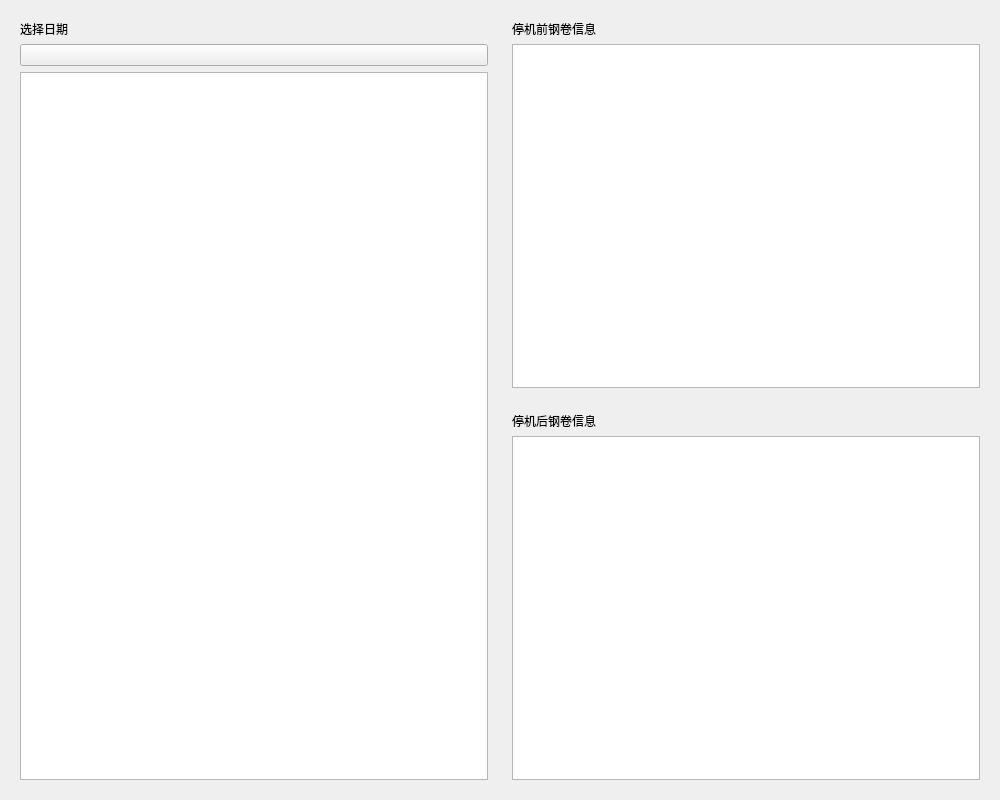
<?xml version="1.0" encoding="UTF-8"?>
<ui version="4.0">
 <class>StopRollSearch</class>
 <widget class="QWidget" name="StopRollSearch">
  <property name="geometry">
   <rect>
    <x>0</x>
    <y>0</y>
    <width>1000</width>
    <height>800</height>
   </rect>
  </property>
  <property name="windowTitle">
   <string>Form</string>
  </property>
  <property name="windowIcon">
   <iconset resource="../../../qtResource/resource.qrc">
    <normaloff>:/icons/icons/查询.png</normaloff>:/icons/icons/查询.png</iconset>
  </property>
  <layout class="QGridLayout" name="gridLayout">
   <item row="0" column="0" rowspan="2">
    <widget class="CardWidget" name="LeftWidget">
     <layout class="QVBoxLayout" name="verticalLayout">
      <item>
       <widget class="SubtitleLabel" name="SubtitleLabel">
        <property name="sizePolicy">
         <sizepolicy hsizetype="Preferred" vsizetype="Maximum">
          <horstretch>0</horstretch>
          <verstretch>0</verstretch>
         </sizepolicy>
        </property>
        <property name="maximumSize">
         <size>
          <width>16777215</width>
          <height>50</height>
         </size>
        </property>
        <property name="text">
         <string>选择日期</string>
        </property>
       </widget>
      </item>
      <item>
       <widget class="CalendarPicker" name="CalendarPicker"/>
      </item>
      <item>
       <widget class="TableWidget" name="TableWidget"/>
      </item>
     </layout>
    </widget>
   </item>
   <item row="0" column="1">
    <widget class="CardWidget" name="RightUpWidget">
     <layout class="QVBoxLayout" name="verticalLayout_3">
      <item>
       <widget class="SubtitleLabel" name="SubtitleLabel_2">
        <property name="text">
         <string>停机前钢卷信息</string>
        </property>
       </widget>
      </item>
      <item>
       <widget class="TableWidget" name="TableWidget_2"/>
      </item>
     </layout>
    </widget>
   </item>
   <item row="1" column="1">
    <widget class="CardWidget" name="RightDownWidget">
     <layout class="QVBoxLayout" name="verticalLayout_2">
      <item>
       <widget class="SubtitleLabel" name="SubtitleLabel_3">
        <property name="text">
         <string>停机后钢卷信息</string>
        </property>
       </widget>
      </item>
      <item>
       <widget class="TableWidget" name="TableWidget_3"/>
      </item>
     </layout>
    </widget>
   </item>
  </layout>
 </widget>
 <customwidgets>
  <customwidget>
   <class>CardWidget</class>
   <extends>QFrame</extends>
   <header>qfluentwidgets</header>
   <container>1</container>
  </customwidget>
  <customwidget>
   <class>CalendarPicker</class>
   <extends>QPushButton</extends>
   <header>qfluentwidgets</header>
  </customwidget>
  <customwidget>
   <class>SubtitleLabel</class>
   <extends>QLabel</extends>
   <header>qfluentwidgets</header>
  </customwidget>
  <customwidget>
   <class>TableWidget</class>
   <extends>QTableWidget</extends>
   <header>qfluentwidgets</header>
  </customwidget>
 </customwidgets>
 <resources>
  <include location="../../../qtResource/resource.qrc"/>
 </resources>
 <connections/>
</ui>
